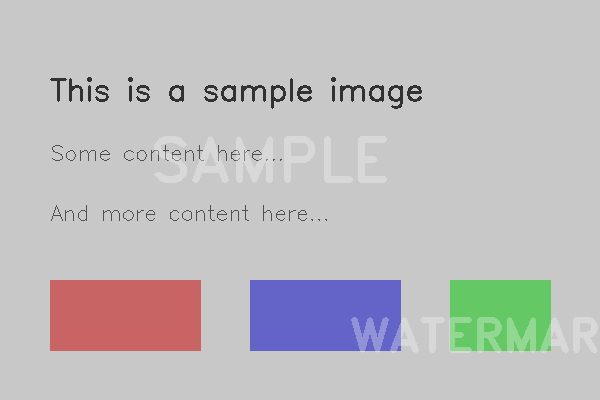
#> input picture test_images/test_0.png, 600 x 400 px
$ python main.py test_images/doubao_test.png
#> lines starting #> are read from the running program, lines starting #| are printed output that depends on the picture; after the words box and inside, x2 and y2 are one past the last pixel; in counts of white or black regions, pixels touching at a corner belong together
### water_remover.py
#!/usr/bin/env python3
"""
water_remover.py — 批量图片去水印核心引擎

支持功能：
- 手动区域遮罩（输入 ROI 坐标）
- 自动颜色检测（半透明白/黑水印）
- 基于 HSV 的精细颜色过滤
- OpenCV Telea / Navier-Stokes 图像修复
- 多线程批量处理
"""

import os
import sys
import cv2
import numpy as np
from PIL import Image
from concurrent.futures import ThreadPoolExecutor, as_completed
from pathlib import Path
from dataclasses import dataclass, field, asdict
from typing import List, Tuple, Optional, Literal
import json
import shutil


# ── 配置数据结构 ────────────────────────────────────────────────

@dataclass
class WatermarkConfig:
    """去水印配置"""
    # 检测方式: manual / color / position / text
    mode: Literal["manual", "color", "position", "text"] = "color"

    # ── manual 模式 ──
    #  ROI 矩形 [x, y, w, h] 相对于原图坐标（单选框，兼容旧版本）
    roi: Optional[List[int]] = None  # [x, y, w, h]
    #  多区域框选（手动模式）：[[x, y, w, h], ...]
    roi_list: List[List[int]] = field(default_factory=list)

    # ── color 模式 ──
    #  颜色范围，多个范围用列表叠加（OR 逻辑）
    #  每个范围: {lower: [H,S,V], upper: [H,S,V]}
    #  留空则使用默认预设
    color_ranges: List[dict] = field(default_factory=list)

    # ── position 模式 ──
    #  水印位置: top-left, top-right, bottom-left, bottom-right, center
    position: str = "bottom-right"
    #  水印预估大小，占图片宽高的比例
    size_ratio: float = 0.15

    # ── text 模式 ──
    #  要查找的文字（用于精确匹配）
    target_text: str = "豆包AI生成"
    #  模板匹配阈值（0-1，越高越严格）
    text_match_threshold: float = 0.35

    # ── 通用设置 ──
    #  修复算法: telea / ns
    inpaint_method: Literal["telea", "ns"] = "telea"
    #  修复半径（越大越模糊，适合大块水印）
    inpaint_radius: int = 5
    #  处理前缩放（加快处理速度）
    scale_factor: float = 1.0
    #  输出质量
    output_quality: int = 95
    #  覆盖原图（不另存为副本）
    overwrite: bool = False
    #  输出目录（overwrite=False 时使用）
    output_dir: Optional[str] = None
    #  保留目录结构
    preserve_structure: bool = True
    #  线程数
    workers: int = 4
    #  自动二值化阈值（0-255，0=自动计算）
    threshold: int = 0

    # ── 形态学操作 ──
    #  膨胀核大小（扩大水印边缘，覆盖更干净）
    dilate_kernel: int = 2
    #  腐蚀核大小（去除噪点）
    erode_kernel: int = 0

    # ── 高级 ──
    #  水印是白底上的深色文字（反色检测）
    dark_on_light: bool = False


# ── 默认颜色预设 ──────────────────────────────────────────────

# 旧版宽泛 HSV 范围已废弃（会遮盖 80%+ 图片区域）
# 新版使用 _detect_text_watermark() 基于边缘+自适应亮度
DEFAULT_COLOR_RANGES = []  # 空 = 使用智能文本检测
DEFAULT_DARK_RANGES = []  # 空 = 使用智能文本检测（dark_on_light 反转亮度判断）


# ── 核心函数 ──────────────────────────────────────────────────

def create_mask(image: np.ndarray, config: WatermarkConfig) -> np.ndarray:
    """
    根据配置生成水印遮罩（二值图）
    返回: mask (uint8, 0/255)
    """
    h, w = image.shape[:2]

    if config.mode == "manual":
        return _mask_manual(image, config)

    elif config.mode == "color":
        return _mask_color(image, config)

    elif config.mode == "position":
        return _mask_position(image, config)

    elif config.mode == "text":
        return _mask_text(image, config)

    else:
        raise ValueError(f"Unknown mode: {config.mode}")


# [20 lines left out: function _mask_manual, not called in this run]


def _mask_color(image: np.ndarray, config: WatermarkConfig) -> np.ndarray:
    """
    水印检测遮罩（智能模式）

    策略：
    1. 用户提供了 color_ranges → 使用传统 HSV 范围检测（精确控制）
    2. 否则 → 使用 _detect_text_watermark() 基于边缘+自适应亮度
    """
    if config.color_ranges:
        # 用户自定义 HSV 范围 → 精确颜色检测
        hsv = cv2.cvtColor(image, cv2.COLOR_BGR2HSV)
        combined = np.zeros(image.shape[:2], dtype=np.uint8)
        for cr in config.color_ranges:
            lower = np.array(cr["lower"], dtype=np.uint8)
            upper = np.array(cr["upper"], dtype=np.uint8)
            mask = cv2.inRange(hsv, lower, upper)
            combined = cv2.bitwise_or(combined, mask)

        # 形态学后处理
        if config.erode_kernel > 0:
            kernel = np.ones((config.erode_kernel, config.erode_kernel), np.uint8)
            combined = cv2.erode(combined, kernel, iterations=1)
        if config.dilate_kernel > 0:
            kernel = np.ones((config.dilate_kernel, config.dilate_kernel), np.uint8)
            combined = cv2.dilate(combined, kernel, iterations=1)
        return combined

    # 智能文本水印检测（默认）
    gray = cv2.cvtColor(image, cv2.COLOR_BGR2GRAY)
    return _detect_text_watermark(gray, config)


def _detect_text_watermark(gray: np.ndarray, config: WatermarkConfig) -> np.ndarray:
    """
    基于边缘检测 + 自适应亮度阈值的文本水印检测。
    专为半透明文字水印设计，比 HSV 范围精确得多。
    """
    h, w = gray.shape

    # 1. 自适应亮度阈值
    # 用亮度直方图找到阈值：取 top-8% 最亮像素
    flat = gray.flatten()
    sorted_vals = np.sort(flat)
    pct = 0.08  # 取最亮的 8%
    idx = int(len(flat) * (1 - pct))
    brightness_thresh = max(sorted_vals[idx], 180)

    if config.dark_on_light:
        # 深色水印：取最暗的 8%
        brightness_thresh = min(sorted_vals[int(len(flat) * pct)], 80)
        _, bright = cv2.threshold(gray, brightness_thresh, 255, cv2.THRESH_BINARY_INV)
    else:
        # 白色水印：取最亮的 8%
        _, bright = cv2.threshold(gray, brightness_thresh, 255, cv2.THRESH_BINARY)

    # 2. Canny 边缘检测 — 水印文字有清晰的轮廓
    edges = cv2.Canny(gray, 30, 100)

    # 3. 膨胀边缘，连接字符笔画
    edge_dilated = cv2.dilate(edges, np.ones((3, 3), np.uint8), iterations=3)

    # 4. 取交集：只有在「最亮区域」且「附近有边缘」的像素才保留
    text_mask = cv2.bitwise_and(bright, edge_dilated)

    # 5. 形态学闭合，填充文字内部间隙
    text_mask = cv2.morphologyEx(
        text_mask, cv2.MORPH_CLOSE,
        np.ones((5, 5), np.uint8), iterations=2
    )

    # 6. 连通域过滤：去掉极小噪点和极大区域
    max_area = int(h * w * 0.15)  # 水印不超过 15% 图片面积
    min_area = 20
    num_labels, labels, stats, _ = cv2.connectedComponentsWithStats(text_mask, 8)
    result = np.zeros_like(text_mask)
    for i in range(1, num_labels):
        area = stats[i, cv2.CC_STAT_AREA]
        if min_area < area < max_area:
            result[labels == i] = 255

    # 7. 膨胀覆盖半透明边界
    dk = max(config.dilate_kernel, 2)
    result = cv2.dilate(result, np.ones((dk * 2 + 1, dk * 2 + 1), np.uint8), iterations=1)

    return result


# [20 lines left out: function _mask_position, not called in this run]


# ── 字体查找 ──────────────────────────────────────────────────

_CACHED_FONT_PATH = None

# [35 lines left out: function _find_chinese_font, not called in this run]


# ── 文本水印检测（模板匹配） ──────────────────────────────────

_CACHED_REF_CACHE = {}  # (text, font_size, font_path) → np.ndarray

# [103 lines left out: functions _render_text_ref, _mask_text, not called in this run]


def inpaint(image: np.ndarray, mask: np.ndarray, config: WatermarkConfig) -> np.ndarray:
    """执行图像修复"""
    method = cv2.INPAINT_TELEA if config.inpaint_method == "telea" else cv2.INPAINT_NS
    radius = max(1, config.inpaint_radius)
    return cv2.inpaint(image, mask, radius, method)


def process_image(
    input_path: str,
    config: WatermarkConfig,
    output_path: Optional[str] = None,
) -> Tuple[str, bool, str]:
    """
    处理单张图片
    返回: (路径, 是否成功, 消息)
    """
    try:
        # 读取
        img = cv2.imread(input_path)
        if img is None:
            return (input_path, False, "无法读取图片")

        # 缩放
        if config.scale_factor != 1.0:
            h, w = img.shape[:2]
            new_size = (int(w * config.scale_factor), int(h * config.scale_factor))
            img = cv2.resize(img, new_size, interpolation=cv2.INTER_AREA)
            scale_used = True
        else:
            scale_used = False

        # 生成遮罩
        mask = create_mask(img, config)

        # 检查遮罩是否为空
        if cv2.countNonZero(mask) == 0:
            return (input_path, False, "未检测到水印区域")

        # 修复
        result = inpaint(img, mask, config)

        # 如果有缩放，恢复原尺寸
        if scale_used:
            h, w = cv2.imread(input_path).shape[:2]
            result = cv2.resize(result, (w, h), interpolation=cv2.INTER_LINEAR)

        # 保存
        out_path = output_path or input_path
        os.makedirs(os.path.dirname(out_path), exist_ok=True)

        # 用 PIL 保存（支持质量参数）
        result_rgb = cv2.cvtColor(result, cv2.COLOR_BGR2RGB)
        pil_img = Image.fromarray(result_rgb)
        ext = os.path.splitext(out_path)[1].lower()

        save_kwargs = {"quality": config.output_quality}
        if ext == ".webp":
            # WebP 需要额外参数
            pil_img.save(out_path, "WEBP", **save_kwargs)
        elif ext in (".jpg", ".jpeg"):
            pil_img.save(out_path, "JPEG", **save_kwargs)
        else:
            pil_img.save(out_path)

        return (out_path, True, "成功")

    except Exception as e:
        return (input_path, False, str(e))


def find_images(input_path: str, recursive: bool = True) -> List[str]:
    """递归查找图片文件"""
    exts = {".jpg", ".jpeg", ".png", ".webp", ".bmp", ".tiff", ".tif"}
    path = Path(input_path)

    if path.is_file():
        if path.suffix.lower() in exts:
            return [str(path)]
        return []

    if path.is_dir():
        pattern = "**/*" if recursive else "*"
        results = []
        for f in path.rglob("*"):
            if f.is_file() and f.suffix.lower() in exts:
                results.append(str(f))
        return sorted(results)

    return []


def process_batch(
    input_path: str,
    config: WatermarkConfig,
    progress_callback=None,
) -> List[Tuple[str, bool, str]]:
    """
    批量处理图片
    返回: [(路径, 是否成功, 消息)]
    """
#> called with input_path = 'test_images/test_0.png'
    # 统一为绝对路径
    input_path_abs = os.path.abspath(input_path)
    images = find_images(input_path_abs)
    if not images:
        return [(input_path_abs, False, "未找到图片文件")]

    results = []
    total = len(images)
    base_path = input_path_abs if os.path.isdir(input_path_abs) else None

    def get_output(img_path):
        if config.overwrite:
            return img_path
        if config.output_dir:
            abs_output = os.path.abspath(config.output_dir)
            if config.preserve_structure and base_path:
                try:
                    rel = os.path.relpath(img_path, base_path)
                    # 确保不跳出输出目录
                    return os.path.join(abs_output, rel)
                except ValueError:
                    pass
            return os.path.join(abs_output, os.path.basename(img_path))
        return img_path

    with ThreadPoolExecutor(max_workers=config.workers) as executor:
        futures = {}
        for img_path in images:
            out_path = get_output(img_path)
            future = executor.submit(process_image, img_path, config, out_path)
            futures[future] = img_path
#> this loop made 1 pass
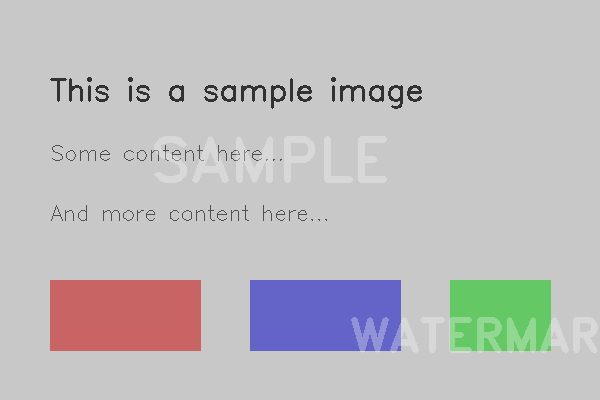
#> input picture test_images/test_0.png, 600 x 400 px
#> pass 1, in _mask_color, `gray = cv2.cvtColor(image, cv2.COLOR_BGR2GRAY)`:
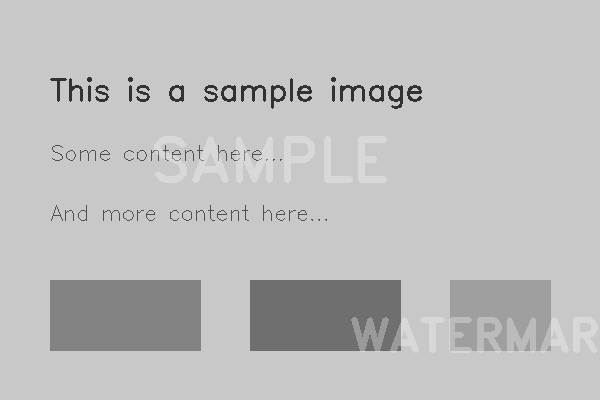
#> gray: shape (400, 600); min 50, max 216, mean 190.5
#> pass 1, in _detect_text_watermark, `_, bright = cv2.threshold(gray, brightness_thresh, 255, cv2.THRESH_BIN..`:
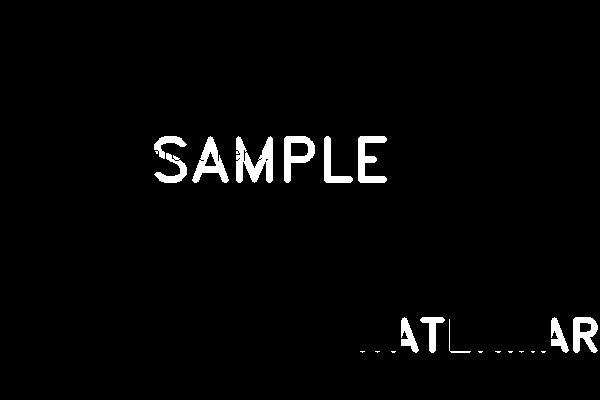
#> bright: shape (400, 600); 2.5% white; 21 white regions (9 under 20 px), largest, box (x1, y1, x2, y2) and area: (236, 136, 273, 183) 996, (358, 136, 387, 183) 697, (192, 136, 229, 183) 694
#> pass 1, in _detect_text_watermark, `edges = cv2.Canny(gray, 30, 100)`:
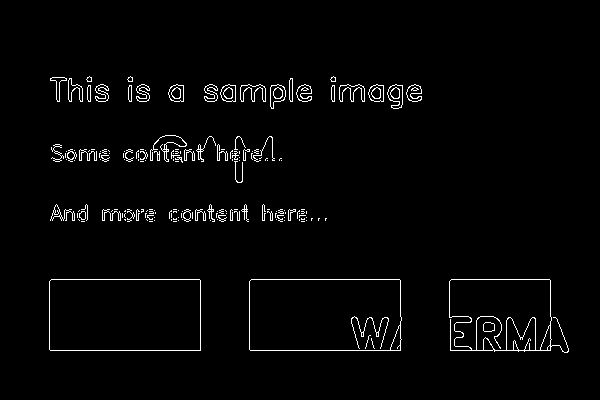
#> edges: shape (400, 600); 2.3% white in thin lines or dots, all inside (x1, y1, x2, y2) = (49, 76, 569, 353)
#> pass 1, in _detect_text_watermark, `edge_dilated = cv2.dilate(edges, np.ones((3, 3), np.uint8), iterations..`:
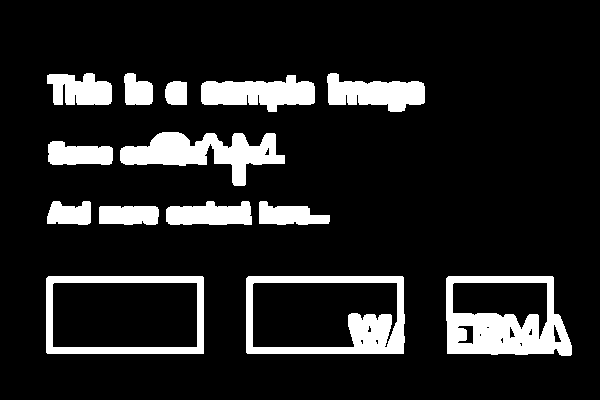
#> edge_dilated: shape (400, 600); 13.1% white; 14 white regions, largest, box (x1, y1, x2, y2) and area: (446, 276, 572, 356) 5553, (246, 276, 405, 354) 4520, (120, 132, 285, 186) 4173

        completed = 0
        for future in as_completed(futures):
            result = future.result()
            results.append(result)
            completed += 1
            if progress_callback:
                progress_callback(completed, total, result[0], result[1])

    return results


# [26 lines left out: functions batch_to_dir, save_config, load_config, not called in this run]


# ── 命令行入口（理论上用 cli.py 但也可直接运行） ──────────────

def main():
    """简单 CLI 入口"""
    import argparse

    parser = argparse.ArgumentParser(description="批量图片去水印工具")
    parser.add_argument("input", help="输入文件或目录")
    parser.add_argument("-o", "--output", help="输出目录（默认覆盖原图）")
    parser.add_argument("-m", "--mode", default="color",
                        choices=["manual", "color", "position", "text"])
    parser.add_argument("--roi", nargs=4, type=int, metavar=("X", "Y", "W", "H"),
                        help="手动 ROI: x y w h")
    parser.add_argument("--position", default="bottom-right",
                        help="水印位置 (color 模式)")
    parser.add_argument("--method", default="telea", choices=["telea", "ns"])
    parser.add_argument("--radius", type=int, default=5,
                        help="修复半径 (默认 5)")
    parser.add_argument("--workers", type=int, default=4,
                        help="并发线程数")
    parser.add_argument("--dark", action="store_true",
                        help="深色水印（浅色背景）")
    parser.add_argument("--target-text", default="豆包AI生成",
                        help="text 模式：要查找的文字（默认: 豆包AI生成）")

    args = parser.parse_args()

    config = WatermarkConfig(
        mode=args.mode,
        inpaint_method=args.method,
        inpaint_radius=args.radius,
        workers=args.workers,
        dark_on_light=args.dark,
        target_text=args.target_text,
        overwrite=(args.output is None),
        output_dir=args.output,
    )

    if args.mode == "manual" and args.roi:
        config.roi = list(args.roi)
    if args.mode == "position":
        config.position = args.position

    print(f"🚀 开始处理: {args.input}")
    print(f"   模式: {config.mode}, 算法: {config.inpaint_method}")
    print(f"   输出: {'覆盖原图' if config.overwrite else args.output}")

    def on_progress(completed, total, path, success):
        icon = "✓" if success else "✗"
        print(f"  [{completed}/{total}] {icon} {os.path.basename(path)}")

    results = process_batch(args.input, config, progress_callback=on_progress)

    successes = sum(1 for _, s, _ in results if s)
    failures = sum(1 for _, s, _ in results if not s)
    print(f"\n✅ 完成: {successes} 成功, {failures} 失败 (共 {len(results)} 张)")


# [2 lines that do not run on import are left out]

### main.py
#!/usr/bin/env python3
"""
main.py — 批量图片去水印工具 统一入口

用法:
  # 启动 Web 界面（零依赖，Python 内置 http.server）
  python main.py --web                    # 本机访问 http://127.0.0.1:7860
  python main.py --web --host 0.0.0.0     # 局域网/公网访问

  # 命令行批量处理
  python main.py ./input_dir -o ./output_dir --mode color
"""

import sys
import os

if __name__ == "__main__":
    if len(sys.argv) > 1 and sys.argv[1] == "--web":
        from webui_minimal import run_server

        host = "127.0.0.1"
        if "--host" in sys.argv:
            idx = sys.argv.index("--host")
            if idx + 1 < len(sys.argv):
                host = sys.argv[idx + 1]

        print(f"🌐 Web UI 启动中 → http://{host}:7860")
        run_server(host=host)
    else:
        from water_remover import main
        main()

$ run again, on test_images/test_2.png
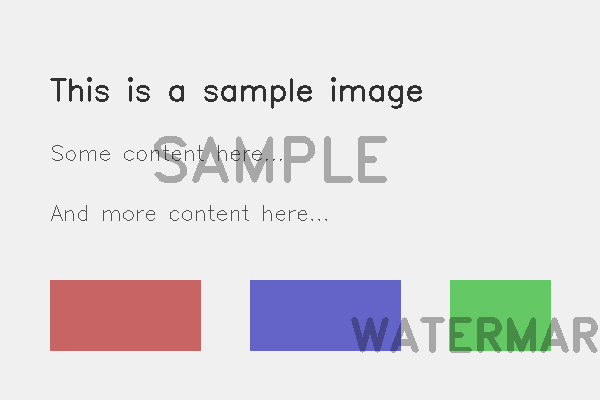
#> input picture test_images/test_2.png, 600 x 400 px
#> the loop in process_batch, `for img_path in images:` made 1 pass
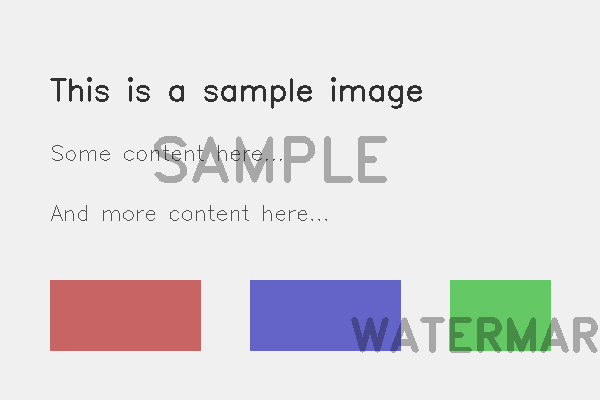
#> input picture test_images/test_2.png, 600 x 400 px
#> pass 1, in _detect_text_watermark, `edges = cv2.Canny(gray, 30, 100)`:
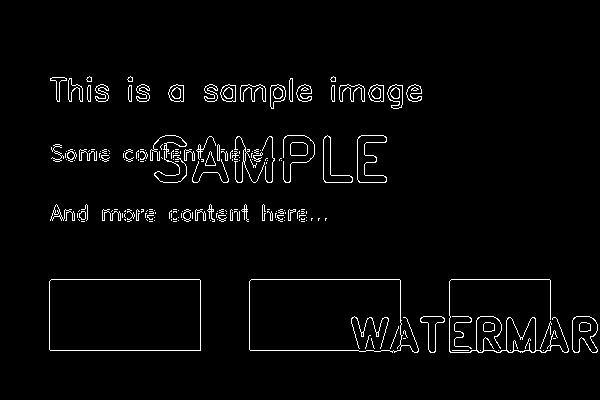
#> edges: shape (400, 600); 2.8% white in thin lines or dots, all inside (x1, y1, x2, y2) = (49, 76, 598, 353)
#> pass 1, in _detect_text_watermark, `edge_dilated = cv2.dilate(edges, np.ones((3, 3), np.uint8), iterations..`:
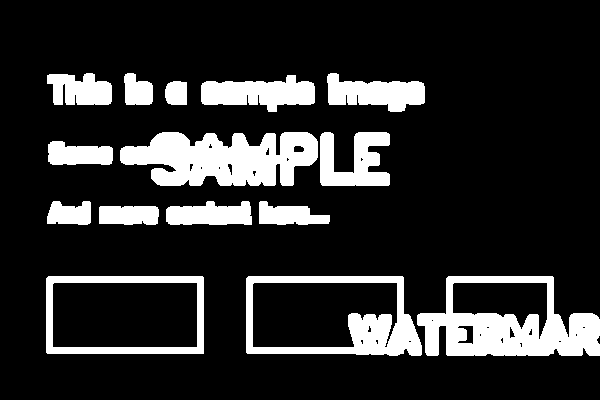
#> edge_dilated: shape (400, 600); 16.8% white; 15 white regions, largest, box (x1, y1, x2, y2) and area: (417, 276, 600, 356) 7821, (120, 132, 318, 186) 7683, (246, 276, 422, 356) 5076
